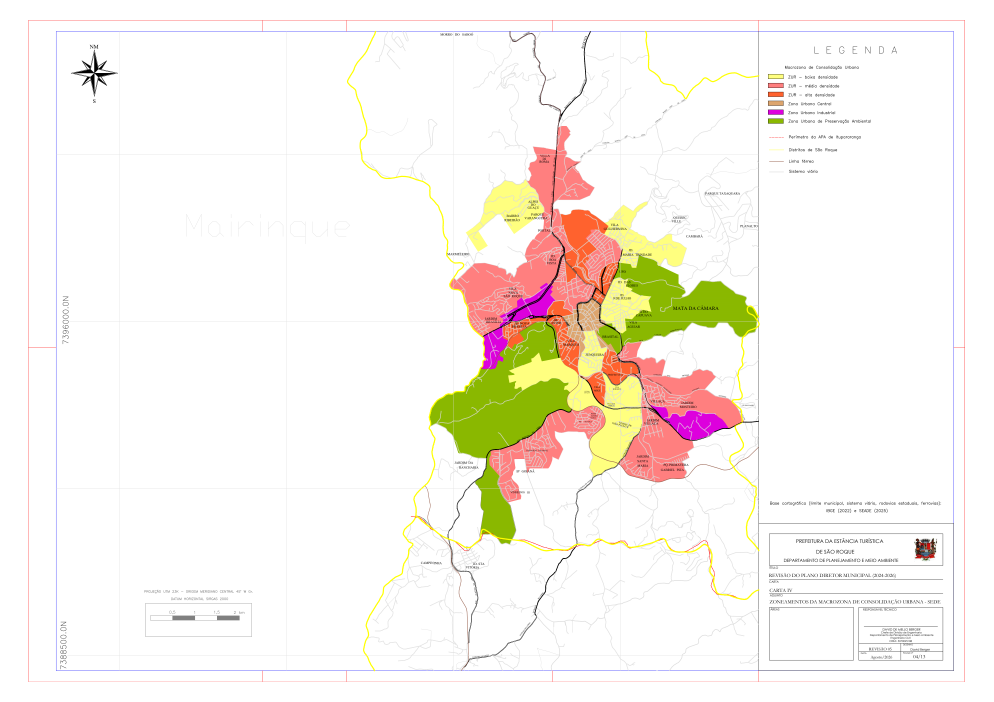
#> input picture minuta_pd2026/desmembrado/02_cartas_tecnicas/renders_png/carta_04_zoneamento_consolidacao_urbana_sede.png, 4967 x 3509 px, found by its file name (shown at 1/5 size)
$ python process_carta_04_crop.py
#> lines starting #> are read from the running program, lines starting #| are printed output that depends on the picture; after the words box and inside, x2 and y2 are one past the last pixel; in counts of white or black regions, pixels touching at a corner belong together
from PIL import Image
import numpy as np
import os

scale = 150 / 72  # 2.0833333333333335 px / pt

# Viewport bounds of Carta 04 (Sede) in PDF points:
# x in [833.36, 1821.80] pt
# y in [244.92, 1609.54] pt

# In image coordinates (image height = 3509 px, corresponding to 1684 pt):
x0 = int(round(833.36 * scale))
x1 = int(round(1821.80 * scale))
y0 = int(round((1684 - 1609.54) * scale))
y1 = int(round((1684 - 244.92) * scale))

print(f"Crop window Carta 04 (Sede): x=[{x0}, {x1}], y=[{y0}, {y1}] (width={x1-x0} px, height={y1-y0} px)")

src_path = r"C:\Users\admin\.gemini\antigravity\scratch\sao-roque-gis-hub\minuta_pd2026\desmembrado\02_cartas_tecnicas\renders_png\carta_04_zoneamento_consolidacao_urbana_sede.png"
dst_path = r"C:\Users\admin\.gemini\antigravity\scratch\sao-roque-gis-hub\data\carta_04_sede_mapa.png"

img = Image.open(src_path).convert("RGBA")
cropped = img.crop((x0, y0, x1, y1))
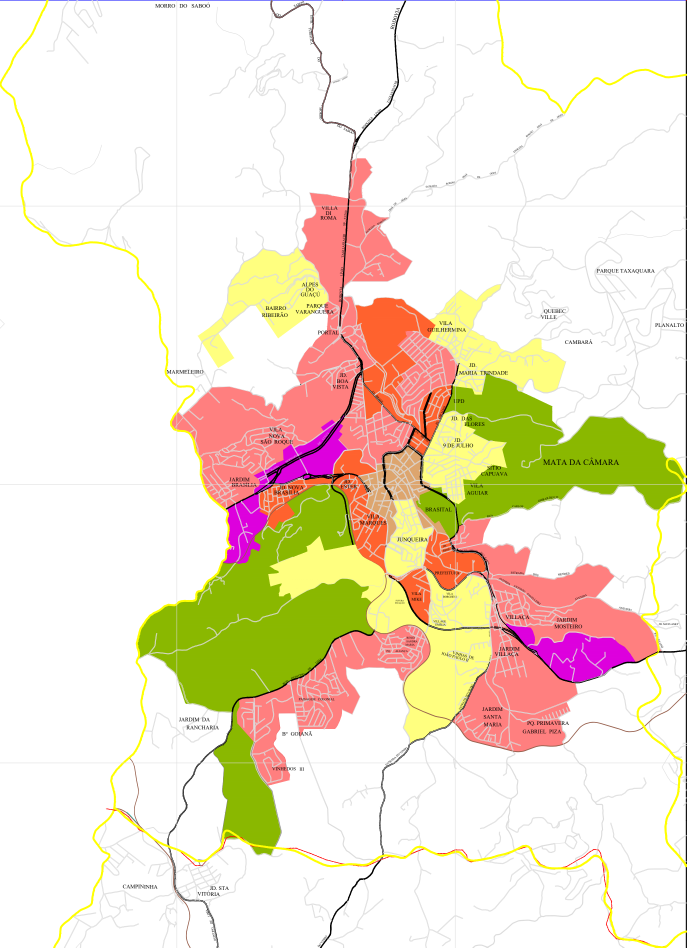
#> cropped: PIL image 2059x2843 RGBA (shown at 1/3 size); mean R, G, B, A 241.5, 228.8, 208.5, 255

data = np.array(cropped)
r, g, b, a = data[:, :, 0], data[:, :, 1], data[:, :, 2], data[:, :, 3]
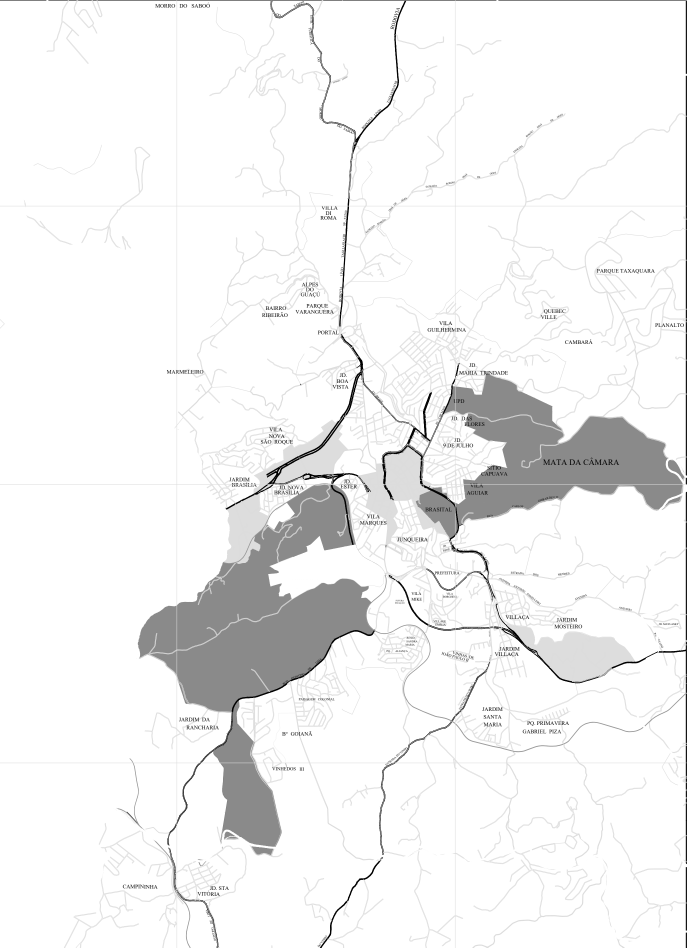
#> r: shape (2843, 2059) (shown at 1/3 size); min 0, max 255, mean 241.5
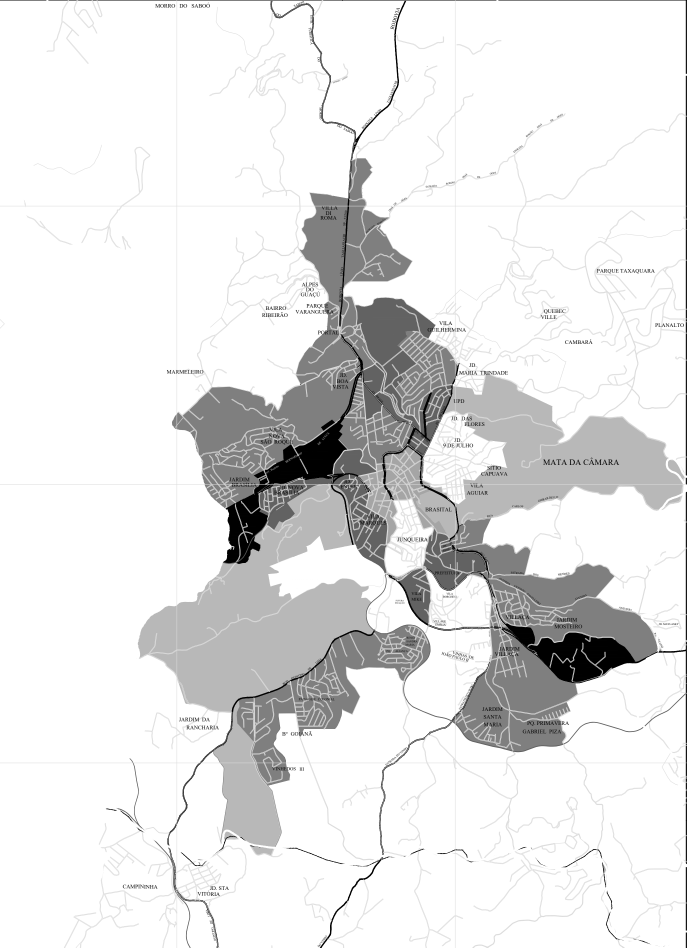
#> g: shape (2843, 2059) (shown at 1/3 size); min 0, max 255, mean 228.8
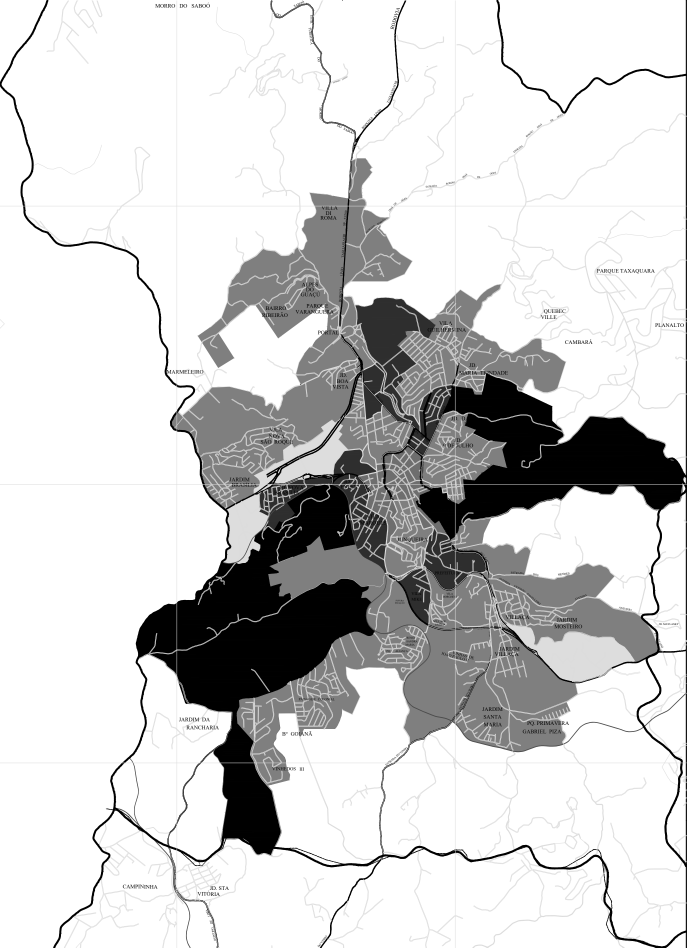
#> b: shape (2843, 2059) (shown at 1/3 size); min 0, max 255, mean 208.5
#> a: shape (2843, 2059); every value is 255

# Background white threshold (r > 238, g > 238, b > 238)
white_mask = (r > 238) & (g > 238) & (b > 238)
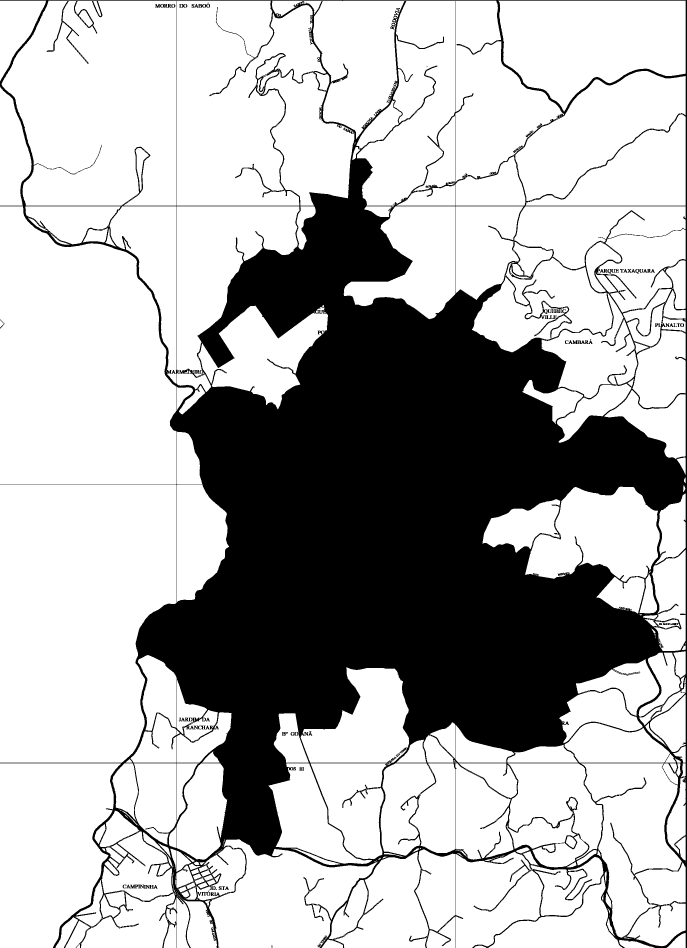
#> white_mask: shape (2843, 2059) bool (shown at 1/3 size); 69.7% white; 45 black regions (7 under 20 px), largest, box (x1, y1, x2, y2) and area: (0, 0, 2059, 2843) 1766880, (379, 2654, 473, 2666) 587, (1695, 1021, 1778, 1032) 489
data[white_mask, 3] = 0

# Slight edge smoothing
near_white = (r > 230) & (g > 230) & (b > 230) & (~white_mask)
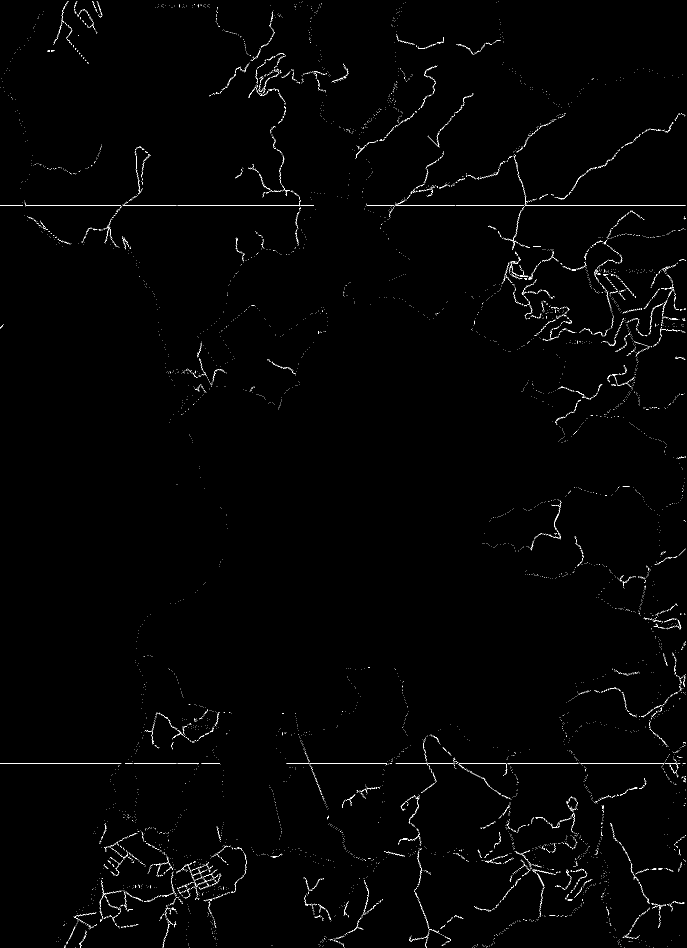
#> near_white: shape (2843, 2059) bool (shown at 1/3 size); 0.56% white in thin lines or dots
data[near_white, 3] = 100

out_img = Image.fromarray(data, mode="RGBA")
out_img.save(dst_path, optimize=True)

size_mb = os.path.getsize(dst_path) / (1024 * 1024)
print(f"Processado {dst_path}: {out_img.width}x{out_img.height} px, {size_mb:.2f} MB (Transparência aplicada: {np.sum(white_mask)} pixels transparentes)")
#| Processado C:\Users\admin\.gemini\antigravity\scratch\sao-roque-gis-hub\data\carta_04_sede_mapa.png: 2059x2843 px, 1.57 MB (Transparência aplicada: 4082047 pixels transparentes)

$ run again, with minuta_pd2026/desmembrado/02_cartas_tecnicas/renders_png/carta_01_macrozoneamento_municipal.png copied over minuta_pd2026/desmembrado/02_cartas_tecnicas/renders_png/carta_04_zoneamento_consolidacao_urbana_sede.png
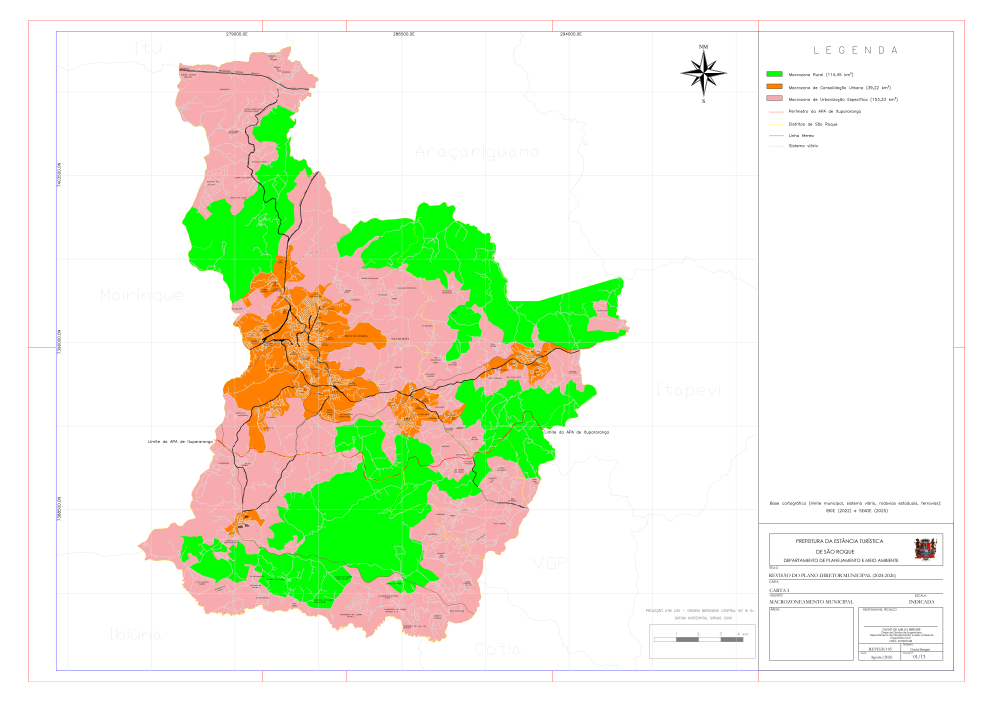
#> input picture minuta_pd2026/desmembrado/02_cartas_tecnicas/renders_png/carta_01_macrozoneamento_municipal.png, 4967 x 3509 px, found by its file name (shown at 1/5 size)
#> a: shape (2843, 2059); every value is 255
#> `white_mask = (r > 238) & (g > 238) & (b > 238)`:
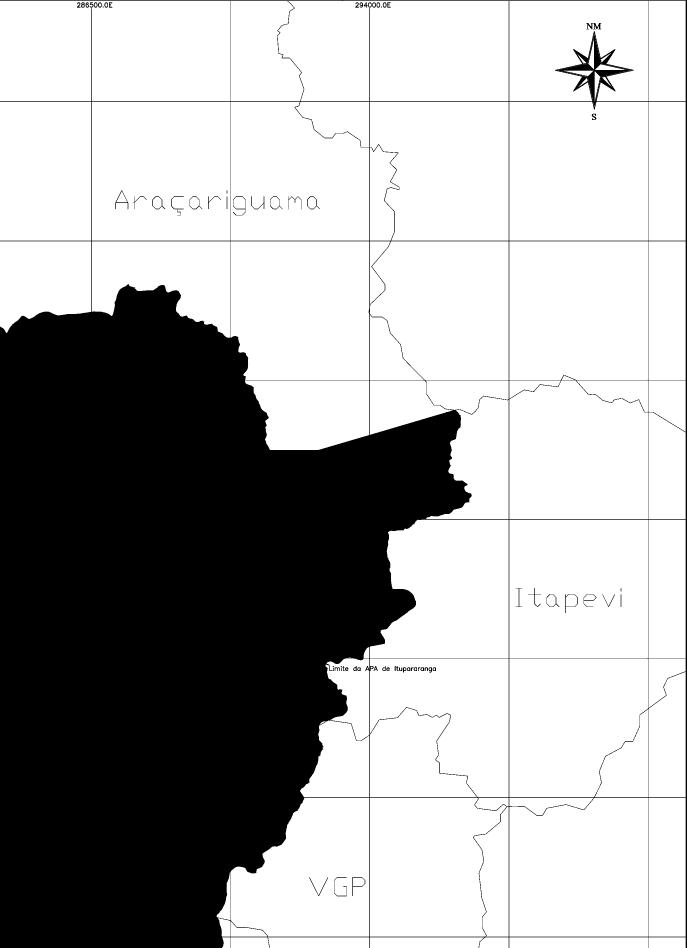
#> white_mask: shape (2843, 2059) bool (shown at 1/3 size); 67% white; 70 black regions (4 under 20 px), largest, box (x1, y1, x2, y2) and area: (0, 0, 2059, 2843) 1925079, (1758, 69, 1804, 88) 408, (346, 571, 385, 628) 276
#> `near_white = (r > 230) & (g > 230) & (b > 230) & (~white_mask)`:
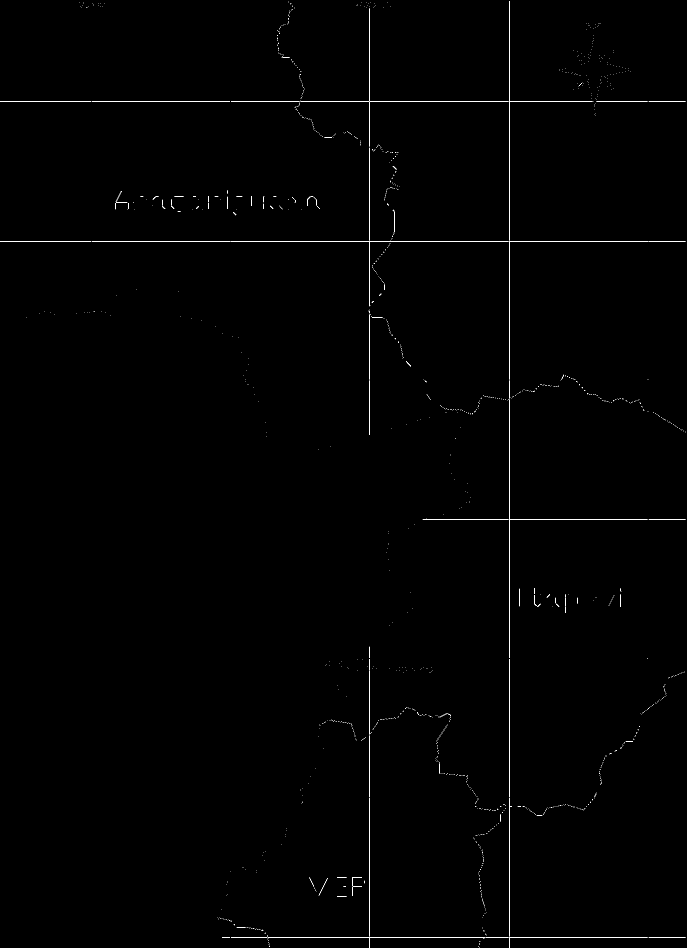
#> near_white: shape (2843, 2059) bool (shown at 1/3 size); 0.26% white in thin lines or dots
#| Processado C:\Users\admin\.gemini\antigravity\scratch\sao-roque-gis-hub\data\carta_04_sede_mapa.png: 2059x2843 px, 0.99 MB (Transparência aplicada: 3920987 pixels transparentes)
